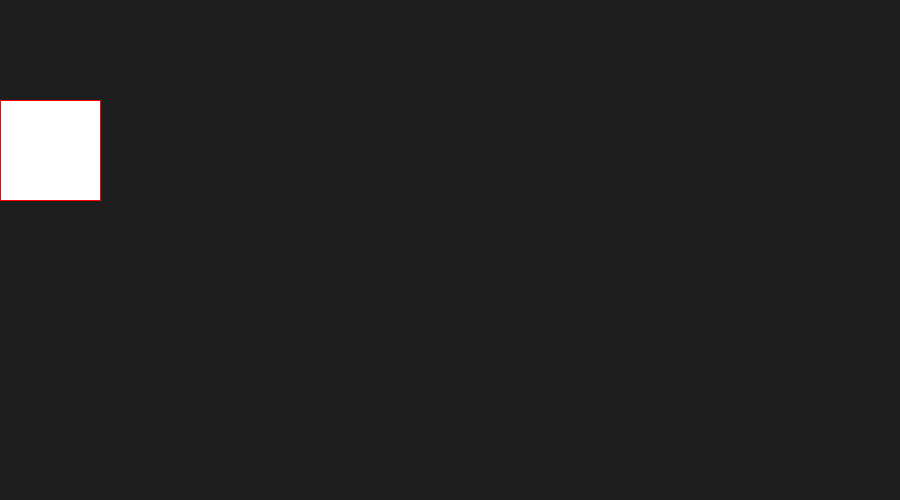
Frame 1 (no input)
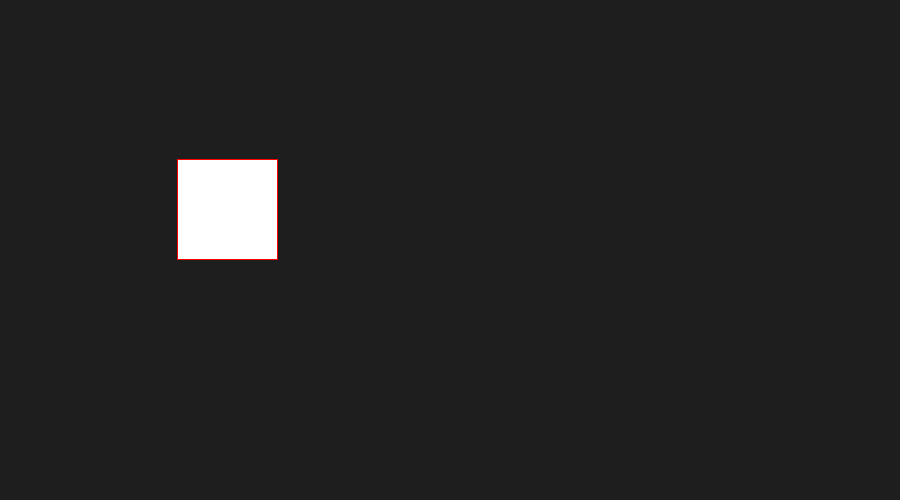
Frame 60 (the mouse pressed at the canvas centre just before this capture)
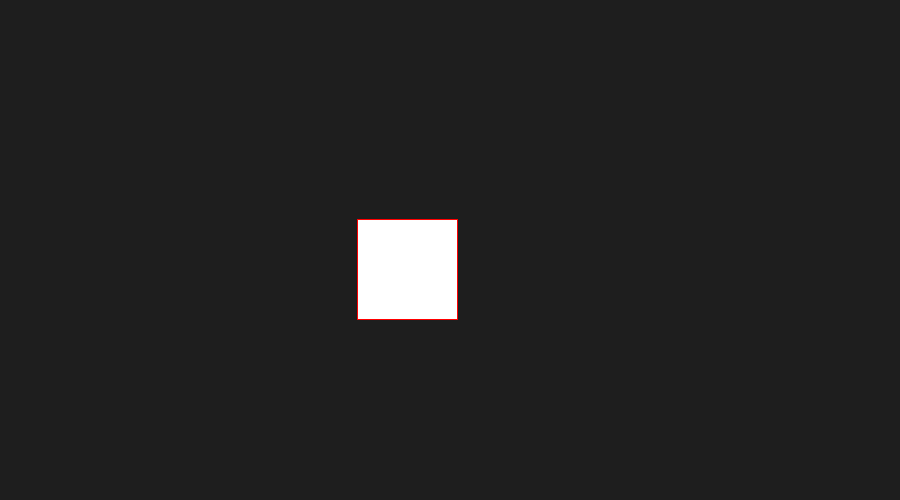
Frame 120 (the mouse held since frame 60 and released just before this capture)

The Processing sketch that drew these frames (run headless with seeded random() and noise(); from frame 60 on, the mouse is pressed at the canvas centre):

// Processing sketch: initial_stuff
// ── initial_stuff.pde

float x = 0.0;
float y = 100.0;

// setup is called once, when the program starts
void setup(){
  size(900, 500);
  background(30);
}

// draw is called according to framerate (default is 60 frames per second)
void draw(){
  background(30);
  fill(255);
  stroke(255,0,0);
  rect( x, y , 100,100);
  x += 3; // equal to x = x + 3;
  y += 1; // equal to y = y + 1;
}
